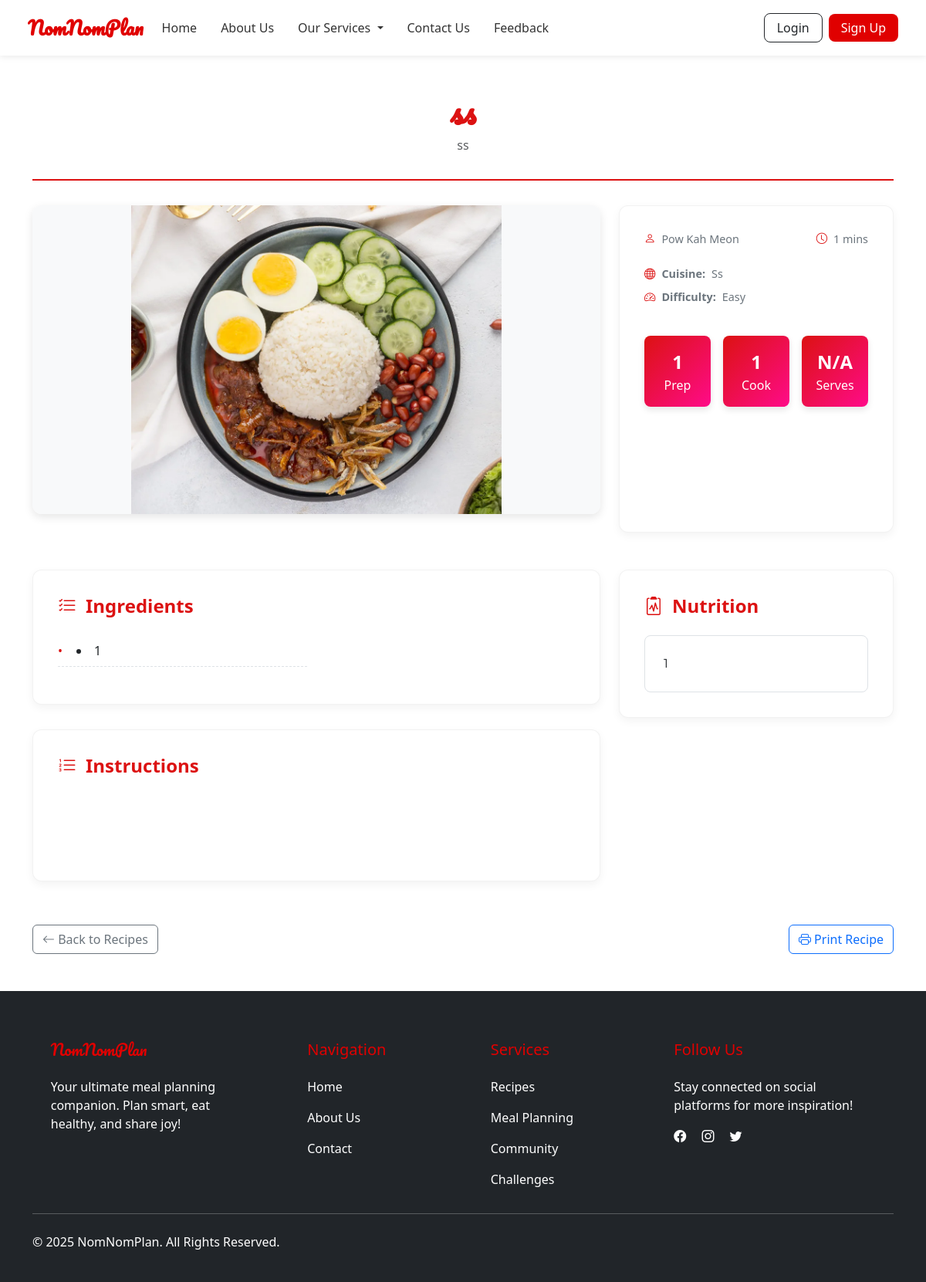
The app's page /recipe-modules/view-recipe.php?id=14, older data.
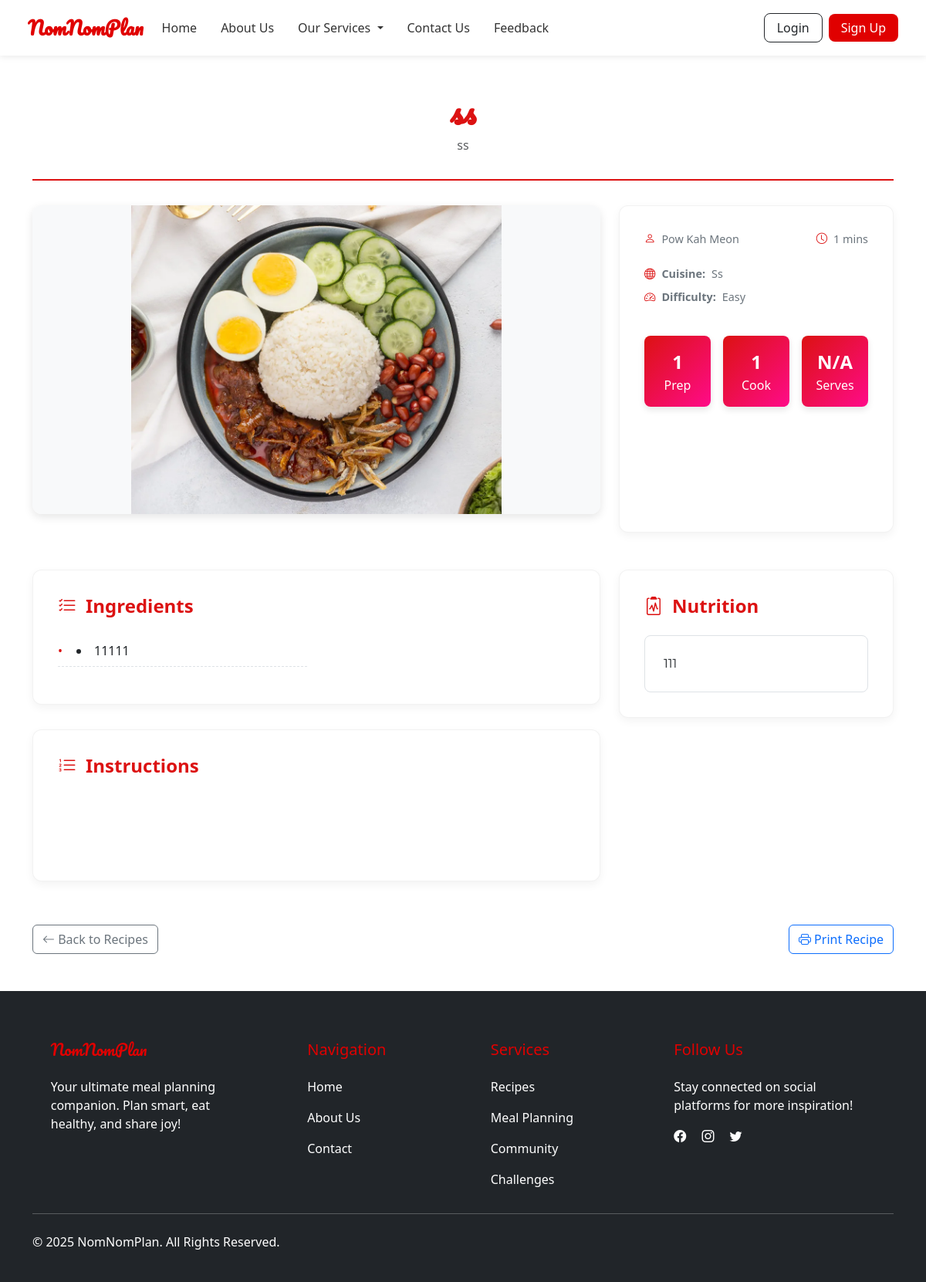
The same page, newer data.
### tables this page shows
CREATE TABLE `recipes` (
  `id` int(11) NOT NULL,
  `title` varchar(255) NOT NULL,
  `description` text DEFAULT NULL,
  `ingredients` longtext DEFAULT NULL,
  `steps` longtext DEFAULT NULL,
  `cuisine` varchar(100) DEFAULT NULL,
  `prep_time` int(11) DEFAULT NULL,
  `cook_time` int(11) DEFAULT NULL,
  `total_time` int(11) DEFAULT NULL,
  `difficulty` enum('easy','medium','hard') DEFAULT NULL,
  `nutrition` longtext DEFAULT NULL,
  `status` enum('draft','pending','approved','rejected') DEFAULT 'pending',
  `is_public` tinyint(1) DEFAULT 1,
  `view_count` int(11) DEFAULT 0,
  `created_by` int(11) DEFAULT NULL,
  `created_at` timestamp NOT NULL DEFAULT current_timestamp(),
  `updated_at` timestamp NOT NULL DEFAULT current_timestamp() ON UPDATE current_timestamp(),
  `admin_note` text DEFAULT NULL,
  `image_url` varchar(255) DEFAULT NULL,
  `cooking_time` int(11) DEFAULT NULL,
  `difficulty_level` enum('easy','medium','hard') DEFAULT NULL
);

CREATE TABLE `users` (
  `id` int(11) NOT NULL,
  `name` varchar(100) NOT NULL,
  `email` varchar(100) NOT NULL,
  `password` varchar(255) NOT NULL,
  `role` enum('user','admin') DEFAULT 'user',
  `created_at` timestamp NOT NULL DEFAULT current_timestamp(),
  `avatar_url` varchar(255) DEFAULT NULL,
  `status` enum('active','pending','inactive') DEFAULT 'pending'
);

### recipe-modules/view-recipe.php (the view, shortened to what the changed rows need)
<?php
require_once '../includes/db.php';
$recipe_id = (int) $_GET['id'];
$query = $conn->prepare("SELECT recipes.*, users.name AS username FROM recipes LEFT JOIN users ON recipes.created_by = users.id WHERE recipes.id = ?");
$query->bind_param("i", $recipe_id);
$query->execute();
$result = $query->get_result();
$recipe = $result->fetch_assoc();
function displayIngredients($input) {
    $decoded = json_decode($input, true);
    if (json_last_error() === JSON_ERROR_NONE && is_array($decoded)) {
        $sections = [];
        $current = [];
        foreach ($decoded as $line) {
            $trimmed = trim($line);
            if (preg_match('/^[A-Z][^:]*:$/', $trimmed)) {
                if (!empty($current)) {
                    $sections[] = $current;
                }
                $current = [$trimmed];
            } else {
                $current[] = $trimmed;
            }
        }
        if (!empty($current)) {
            $sections[] = $current;
        }
        if (!empty($sections)) {
            echo '<div class="row">';
            foreach ($sections as $col) {
                echo '<div class="col-md-6 mb-3">';
                foreach ($col as $index => $item) {
                    $escaped = htmlspecialchars($item);
                    if ($index === 0 && preg_match('/^[A-Z][^:]*:$/', $item)) {
                        echo '<h5 class="ingredient-section-title mb-3">' . $escaped . '</h5><ul class="ingredient-list mb-4">';
                    } elseif ($index === count($col) - 1) {
                        echo '<li class="ingredient-item">' . $escaped . '</li></ul>';
                    } else {
                        echo '<li class="ingredient-item">' . $escaped . '</li>';
                    }
                }
                echo '</div>';
            }
            echo '</div>';
            return;
        }
    }
}
function formatNutritionFacts($nutrition) {
    $lines = array_filter(explode("\n", $nutrition), function($line) {
        return !empty(trim($line));
    });
    $formatted = '<div class="nutrition-facts">';
    foreach ($lines as $line) {
        $parts = explode(':', $line, 2);
        if (count($parts) === 2) {
            $label = trim($parts[0]);
            $value = trim($parts[1]);
            $formatted .= '<div class="nutrition-row d-flex justify-content-between">
                            <span class="nutrition-label">'.$label.':</span>
                            <span class="nutrition-value">'.$value.'</span>
                          </div>';
        } else {
            $formatted .= '<div class="nutrition-plain">'.htmlspecialchars($line).'</div>';
        }
    }
    $formatted .= '</div>';
    return $formatted;
}
?>
<!DOCTYPE html>
<html lang="en">
<head>
  <link href="https://cdn.jsdelivr.net/npm/bootstrap@5.3.2/dist/css/bootstrap.min.css" rel="stylesheet">
  <link rel="stylesheet" href="https://cdn.jsdelivr.net/npm/swiper@11/swiper-bundle.min.css">
  <link rel="stylesheet" href="https://cdn.jsdelivr.net/npm/bootstrap-icons@1.10.0/font/bootstrap-icons.css">
</head>
<body>
<?php include '../navbar.php'; ?>
<div class="container py-5">
  <div class="recipe-header print-hidden">
    <h1 class="logo"><?= htmlspecialchars($recipe['title']) ?></h1>
    <p class="text-muted"><?= nl2br(htmlspecialchars($recipe['description'])) ?></p>
  </div>
  <div class="row recipe-top-section mb-5">
    <div class="col-lg-4 recipe-details mt-4 mt-lg-0">
      <div class="section-box h-100">
        <div class="d-flex justify-content-between align-items-center mb-4">
          <div class="recipe-meta-item">
            <i class="bi bi-person"></i> <?= htmlspecialchars($recipe['username']) ?>
          </div>
          <div class="recipe-meta-item">
            <i class="bi bi-clock"></i> <?= $recipe['total_time'] ?> mins
          </div>
        </div>
        <div class="mb-4">
          <div class="recipe-meta-item mb-2">
            <i class="bi bi-globe"></i> <strong>Cuisine:</strong> <?= ucfirst($recipe['cuisine']) ?>
          </div>
          <div class="recipe-meta-item">
            <i class="bi bi-speedometer2"></i> <strong>Difficulty:</strong> <?= ucfirst($recipe['difficulty']) ?>
          </div>
        </div>
        <div class="row g-3 mt-4">
          <div class="col-4">
            <div class="time-box">
              <span><?= $recipe['prep_time'] ?></span>
              Prep
            </div>
          </div>
          <div class="col-4">
            <div class="time-box">
              <span><?= $recipe['cook_time'] ?></span>
              Cook
            </div>
          </div>
        </div>
      </div>
    </div>
  </div>
  <div class="row">
    <div class="col-lg-8">
      <div class="section-box">
        <h2 class="section-title"><i class="bi bi-list-check"></i> Ingredients</h2>
        <?php displayIngredients($recipe['ingredients']); ?>
      </div>
      <div class="section-box">
        <h2 class="section-title"><i class="bi bi-list-ol"></i> Instructions</h2>
      </div>
    </div>
    <div class="col-lg-4">
      <?php if (!empty($recipe['nutrition'])): ?>
      <div class="section-box">
        <h2 class="section-title"><i class="bi bi-clipboard2-pulse"></i> Nutrition</h2>
        <?= formatNutritionFacts($recipe['nutrition']) ?>
      </div>
      <?php endif; ?>
    </div>
  </div>
</div>
  <?php include '../includes/footer.php'; ?>
</body>
</html>

Row changes from the older to the newer data that the page shows:
changed recipes "ss": ingredients "[\"1\"]" → "[\"11111\"]" (drawn); nutrition "1" → "111"
Text that changed along with them:
list line gone: "1"
new list line: "11111"
